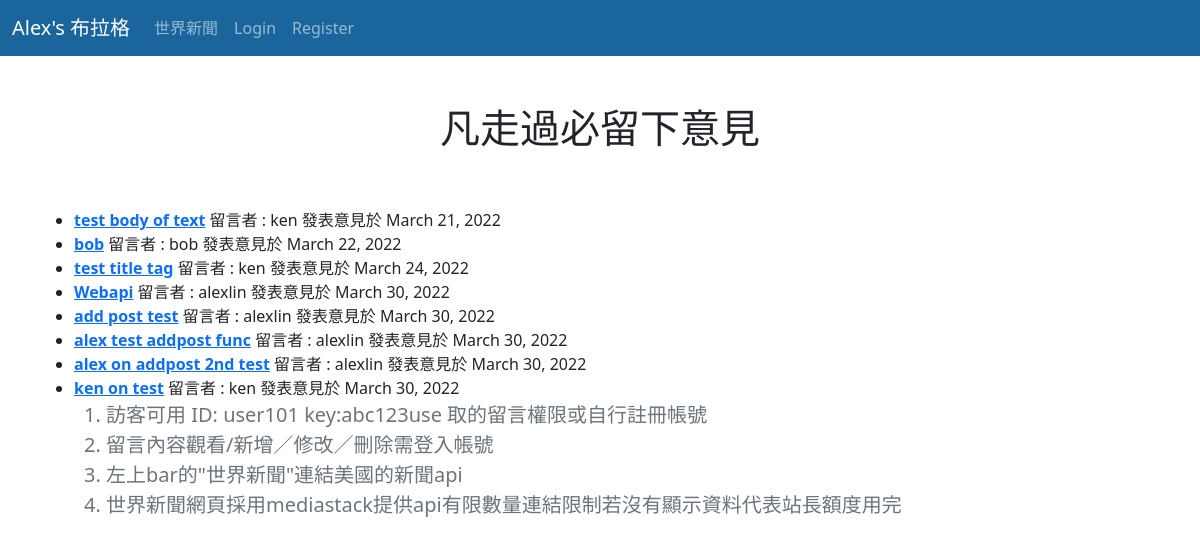
The page / on the database its author committed.
### blog/models.py (models this page shows, shortened)
class Post(models.Model):
    title = models.CharField(max_length=255)
    title_tag = models.CharField(max_length=255)
    author = models.ForeignKey(User, on_delete=models.CASCADE)
    body = models.TextField()
    post_date = models.DateField(auto_now_add=True)

### blog/views.py (the view)
# urls.py: path('', views.HomeView.as_view(), name='home'),
class HomeView(ListView):
    model = Post
    template_name = 'home.html'
    fields='__all__'

### blog/templates/home.html (shortened to what this page needs)
{% extends 'base.html' %}
{% block content %}
<h1 class="py-5 text-center container">凡走過必留下意見</h1>
<ul>
    {% for post in object_list %}
    <li><a href="{% url 'article-detail' post.pk %}">
        <strong>{{post.title}}</strong></a>
        留言者 : {{post.author}} 發表意見於
        {{post.post_date}}
    {% endfor %}
    </li>
  <ol>
    <li class="lead text-muted">訪客可用 ID: user101 key:abc123use 取的留言權限或自行註冊帳號</li>
    <li class="lead text-muted">留言內容觀看/新增／修改／刪除需登入帳號</li>
    <li class="lead text-muted">左上bar的"世界新聞"連結美國的新聞api</li>
    <li class="lead text-muted">世界新聞網頁採用mediastack提供api有限數量連結限制若沒有顯示資料代表站長額度用完</li>
  </ol>
</ul>
{% endblock %}

### rows shown on the page
Post: title "test body of text", author "ken", post_date "March 21, 2022"
Post: title "bob", author "bob", post_date "March 22, 2022"
Post: title "test title tag", author "ken", post_date "March 24, 2022"
Post: title "Webapi", author "alexlin", post_date "March 30, 2022"
Post: title "add post test", author "alexlin", post_date "March 30, 2022"
Post: title "alex test addpost func", author "alexlin", post_date "March 30, 2022"
Post: title "alex on addpost 2nd test", author "alexlin", post_date "March 30, 2022"
Post: title "ken on test", author "ken", post_date "March 30, 2022"
